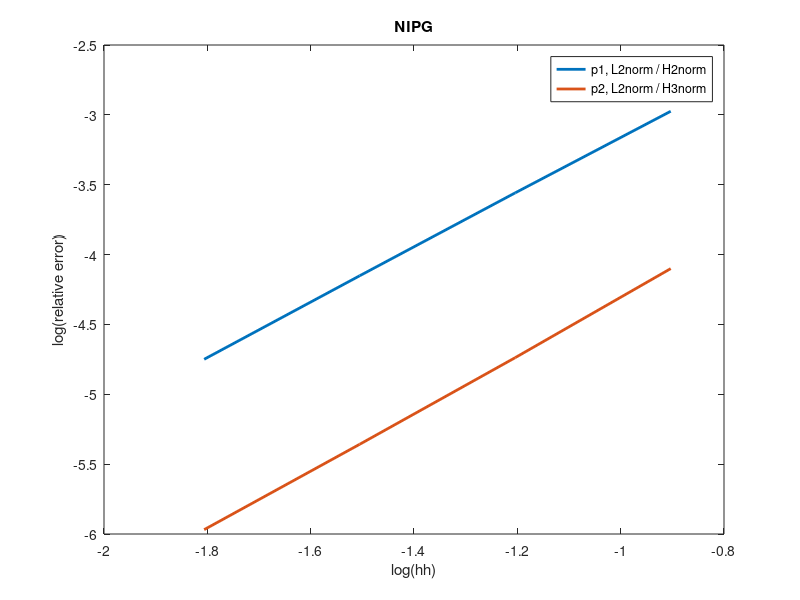

The MATLAB script that drew this image:
clc;clear all;close all;

% para_Pen_BC = para_IP = 10 / hh

spatial_hh = [0.125000000000000;
              0.062500000000000;
              0.031250000000000;
              0.015625000000000;
              ]; 

p1_H2 = [0.001061114615026;
         2.765219777092091e-04;
         7.051859922631821e-05;
         1.780167347435882e-05;
         ];

p2_H3 = [7.935164505649092e-05;
         1.828848635024315e-05;
         4.386209239383999e-06;
         1.074161609762115e-06;
         ];

log_hh = zeros(length(spatial_hh), 1);
log_p1_H2 = log_hh;
log_p2_H3 = log_hh;

for ii  = 1 : length(spatial_hh)
    log_hh(ii) = log10(spatial_hh(ii));
    log_p1_H2(ii) = log10(p1_H2(ii));
    log_p2_H3(ii) = log10(p2_H3(ii));
end

figure(1)
plot(log_hh, log_p1_H2, "LineWidth", 2);
hold on;
plot(log_hh, log_p2_H3, "LineWidth", 2);
hold on
legend("p1, L2norm / H2norm", "p2, L2norm / H3norm");
title("NIPG");
xlabel("log(hh)");
ylabel("log(relative error)");

a = (log_p1_H2(end) - log_p1_H2(end - 1)) / (log_hh(end) - log_hh(end - 1))
b = (log_p2_H3(end) - log_p2_H3(end - 1)) / (log_hh(end) - log_hh(end - 1))
